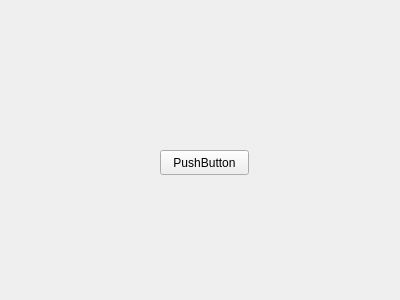
<?xml version="1.0" encoding="UTF-8"?>
<ui version="4.0">
 <class>Form</class>
 <widget class="QWidget" name="Form">
  <property name="geometry">
   <rect>
    <x>0</x>
    <y>0</y>
    <width>400</width>
    <height>300</height>
   </rect>
  </property>
  <property name="windowTitle">
   <string>Form</string>
  </property>
  <widget class="QPushButton" name="pushButton">
   <property name="geometry">
    <rect>
     <x>160</x>
     <y>150</y>
     <width>89</width>
     <height>25</height>
    </rect>
   </property>
   <property name="text">
    <string>PushButton</string>
   </property>
  </widget>
 </widget>
 <resources/>
 <connections/>
</ui>
